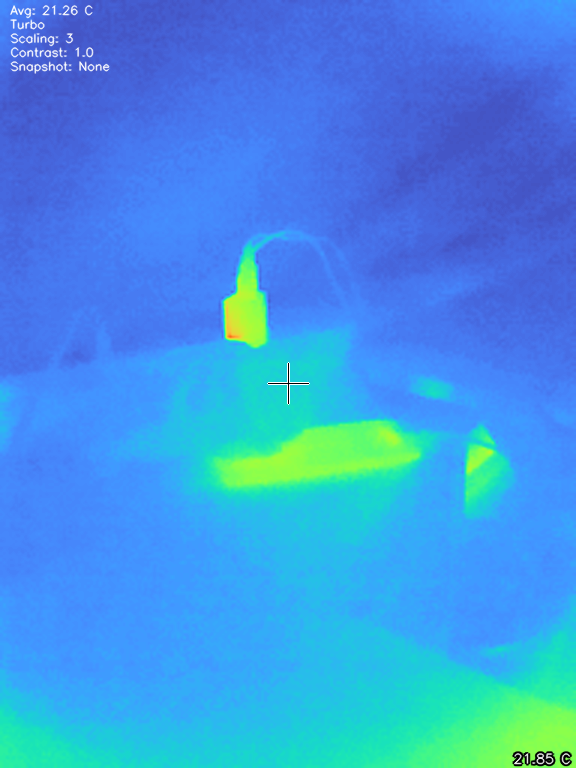
#> input picture .git-assets/capture.png, 576 x 768 px, given in place of the camera
$ python main.py
#> lines starting #> are read from the running program, lines starting #| are printed output that depends on the picture
#!/usr/bin/env python3

import cv2
import numpy as np
import argparse
import time

print('')
print('C : Toggle Crosshair')
print('M : Cycle through ColorMaps')
print('N : Cycle element color')
print('H : Toggle HUD')
print('A Z: Change Interpolated scale')
print('F V: Contrast')
print('R T: Record and Stop')
print('P : Take Image')
print('W : Toggle Temperature Conversion')
print('Q : quit')

parser = argparse.ArgumentParser()
parser.add_argument("--device", type=int, default=0, help="Video Device number e.g. 0, use v4l2-ctl --list-devices")
args = parser.parse_args()

if args.device:
    dev = args.device
else:
    dev = 2

cap = cv2.VideoCapture('/dev/video' + str(dev), cv2.CAP_V4L)
cap.set(cv2.CAP_PROP_CONVERT_RGB, 0.0)
width = 256
height = 192
scale = 3
nw = width * scale
nh = height * scale
alpha = 1.0  # Contrast control (1.0-3.0)
colormap = 1
font = cv2.FONT_HERSHEY_SIMPLEX
dispFullscreen = False
rotate_mode = 270

def get_rotate_code_and_size():
    """Gibt OpenCV-Rotate-Code (oder None) sowie Display-(w,h) zurück."""
    if rotate_mode == 0:
        return None, (nw, nh)
    elif rotate_mode == 90:
        return cv2.ROTATE_90_CLOCKWISE, (nh, nw)
    elif rotate_mode == 180:
        return cv2.ROTATE_180, (nw, nh)
    elif rotate_mode == 270:
        return cv2.ROTATE_90_COUNTERCLOCKWISE, (nh, nw)
    else:
        return None, (nw, nh)

rotate_code, (display_w, display_h) = get_rotate_code_and_size()

cv2.namedWindow('Thermal', cv2.WINDOW_GUI_NORMAL)
cv2.resizeWindow('Thermal', display_w, display_h)

threshold = 2
hud = True
recording = False
elapsed = "00:00:00"
snaptime = "None"
tempConvert = False

white = (255, 255, 255)
red = (80, 80, 255)
green = (0, 255, 0)
blue = (242, 217, 27)
black = (0, 0, 0)
colors = [white, red, green, blue]
color_index = 0
textColor = white
text_shadow_thickness = 3
display_crosshair = True
crosshair_thickness = 2

def rec(w, h):
    now = time.strftime("%Y%m%d--%H%M%S")
    return cv2.VideoWriter(now + 'output.avi', cv2.VideoWriter_fourcc(*'XVID'), 25, (w, h))

# tc() : Temperature conversion
def tc(c):
    if tempConvert:
        return "{:.2f} F".format((c * 9 / 5) + 32)
    else:
        return "{:.2f} C".format(c)

def snapshot(img_bgr):
    now = time.strftime("%Y%m%d-%H%M%S")
    snap_time = time.strftime("%H:%M:%S")
    cv2.imwrite("TC001" + now + ".png", img_bgr)
    return snap_time


def osm(pos):
    print("on-screen menu", pos)

last_display_frame = None

while cap.isOpened():
    ret, frame = cap.read()
#> frame is the input picture: shape (768, 576, 3); mean B, G, R 227.1, 149.6, 62.7
    if ret:
        imageData, thermalData = np.array_split(frame, 2)
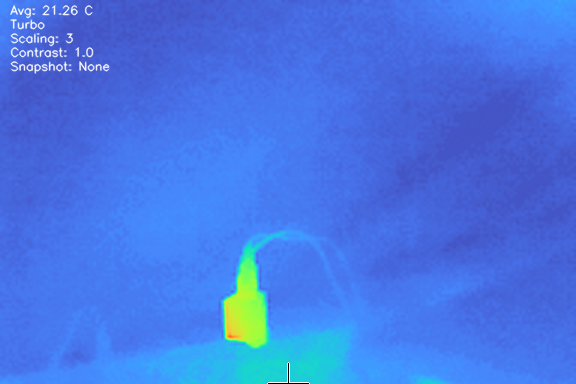
#> imageData: shape (384, 576, 3); mean B, G, R 228.7, 118.4, 70.6
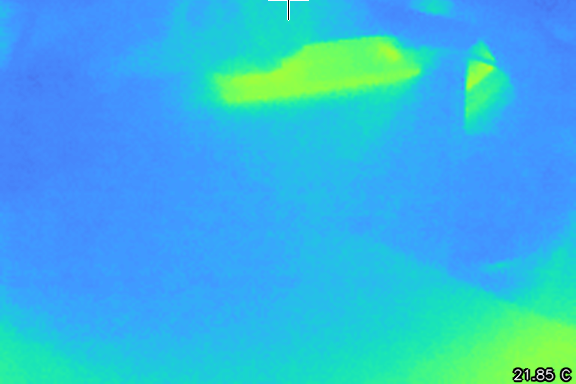
#> thermalData: shape (384, 576, 3); mean B, G, R 225.5, 180.8, 54.8
        hi = thermalData[96][128][0]
#> hi = 255
        lo = thermalData[96][128][1]
#> lo = 148
        lo = lo.astype(np.uint16) * 256
#> lo = 37888
        rawTemp = hi + lo
#> rawTemp = 38143
        temp = (rawTemp / 64) - 273.15
#> temp = 322.8
        temp = round(temp, 2)
        # TODO: fix this -> find the max temperature in the frame
        lomax = thermalData[..., 1].max()
#> lomax = 255
        posmax = thermalData[..., 1].argmax()
#> posmax = 268
        # since argmax returns a linear index, convert back to row and col
        mcol, mrow = divmod(posmax, width)
#> mcol = 1; mrow = 12
        himax = thermalData[mcol][mrow][0]
#> himax = 255
        lomax = lomax.astype(np.uint16) * 256
#> lomax = 65280
        maxtemp = himax + lomax
#> maxtemp = 65535
        maxtemp = (maxtemp / 64) - 273.15
#> maxtemp = 750.8
        maxtemp = round(maxtemp, 2)
        # find the lowest temperature in the frame
        lomin = thermalData[..., 1].min()
#> lomin = 0
        posmin = thermalData[..., 1].argmin()
#> posmin = 288
        # since argmax returns a linear index, convert back to row and col
        lcol, lrow = divmod(posmin, width)
#> lcol = 1; lrow = 32
        himin = thermalData[lcol][lrow][0]
#> himin = 252
        lomin = lomin.astype(np.uint16) * 256
        mintemp = himin + lomin
#> mintemp = 252
        mintemp = (mintemp / 64) - 273.15
#> mintemp = -269.2
        mintemp = round(mintemp, 2)
        # find the average temperature in the frame
        loavg = thermalData[..., 1].mean()
#> loavg = 180.8
        hiavg = thermalData[..., 0].mean()
#> hiavg = 225.5
        loavg = loavg * 256
#> loavg = 46289.2
        avgTemp = loavg + hiavg
#> avgTemp = 46514.6
        avgTemp = (avgTemp / 64) - 273.15
#> avgTemp = 453.6
        avgTemp = round(avgTemp, 2)
#> (the run stopped early here; a loop or call above may not have finished)
